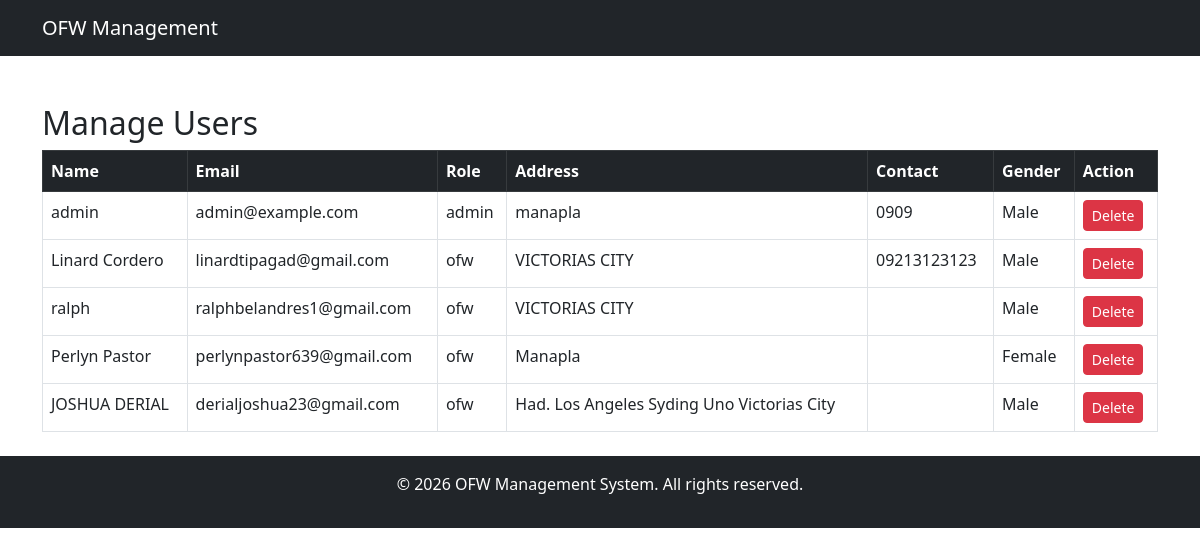
Screenshot of /admin/manage_users.php (signed in) with the database file from the repository.
### tables this page shows
CREATE TABLE `users` (
  `id` int(11) NOT NULL,
  `name` varchar(255) DEFAULT NULL,
  `email` varchar(255) DEFAULT NULL,
  `password` varchar(255) DEFAULT NULL,
  `role` enum('ofw','admin') DEFAULT NULL,
  `status` enum('pending','approved') DEFAULT 'pending',
  `profile_picture` varchar(255) DEFAULT NULL,
  `contact` varchar(20) DEFAULT NULL,
  `gender` enum('Male','Female') NOT NULL,
  `address` varchar(255) DEFAULT NULL,
  `contact_number` varchar(20) DEFAULT NULL,
  `birth_date` date DEFAULT NULL,
  `civil_status` enum('Single','Married','Widowed','Divorced','Separated') DEFAULT NULL
);

### admin/manage_users.php (the view, shortened to what this page needs)
<?php
include "../includes/header.php";
$query = "SELECT id, name, email, role, address, contact, gender FROM users";
$result = mysqli_query($conn, $query);
?>
<h2>Manage Users</h2>
<table class="table table-bordered">
    <thead class="table-dark">
        <tr>
            <th>Name</th>
            <th>Email</th>
            <th>Role</th>
            <th>Address</th>
            <th>Contact</th>
            <th>Gender</th>
            <th>Action</th>
        </tr>
    </thead>
    <tbody>
        <?php while ($row = mysqli_fetch_assoc($result)) { ?>
            <tr>
                <td><?= htmlspecialchars($row['name']) ?></td>
                <td><?= htmlspecialchars($row['email']) ?></td>
                <td><?= htmlspecialchars($row['role']) ?></td>
                <td><?= htmlspecialchars($row['address']) ?></td>
                <td><?= htmlspecialchars($row['contact']) ?></td>
                <td><?= htmlspecialchars($row['gender']) ?></td>
                <td>
                    <form method="POST" action="delete_user.php">
                        <button type="submit" class="btn btn-danger btn-sm" onclick="return confirm('Are you sure you want to delete this user?');">
                            Delete
                        </button>
                    </form>
                </td>
            </tr>
        <?php } ?>
    </tbody>
</table>
<?php include "../includes/footer.php"; ?>

### includes/header.php (shortened to what this page needs)
<!DOCTYPE html>
<html lang="en">
<head>
    <link rel="stylesheet" href="https://cdn.jsdelivr.net/npm/bootstrap@5.3.0/dist/css/bootstrap.min.css">
</head>
<body>
<nav class="navbar navbar-expand-lg navbar-dark bg-dark">
    <div class="container">
        <a class="navbar-brand" href="#">OFW Management</a>
    </div>
</nav>
<div class="container mt-5">

### includes/footer.php (shortened to what this page needs)
</div>
<footer class="bg-dark text-white text-center py-3 mt-4">
    <p>&copy; <?= date("Y") ?> OFW Management System. All rights reserved.</p>
</footer>
</body>
</html>

### rows the page displays
users: name "admin", email "admin@example.com", role "admin", address "manapla", contact "0909", gender "Male"
users: name "Linard Cordero", email "linardtipagad@gmail.com", role "ofw", address "VICTORIAS CITY", contact "09213123123", gender "Male"
users: name "ralph", email "ralphbelandres1@gmail.com", role "ofw", address "VICTORIAS CITY", gender "Male"
users: name "Perlyn Pastor", email "perlynpastor639@gmail.com", role "ofw", address "Manapla", gender "Female"
users: name "JOSHUA DERIAL", email "derialjoshua23@gmail.com", role "ofw", address "Had. Los Angeles Syding Uno Victorias City", gender "Male"
